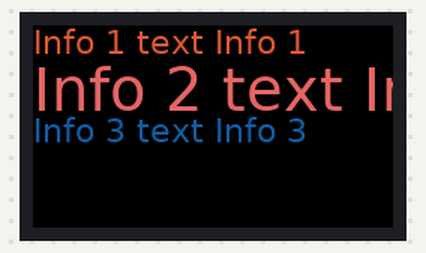
Recording of a program running on a simulated Raspberry Pi (BCM pin numbers). Parts: 240×135 colour display. At 0.1 s the program stops and its outputs stay as they are.

Above: at 0.1 s.

The program:

test-draw_st7789.py
```python
#drawing on st7789 test
from PIL import Image, ImageDraw, ImageFont
import adafruit_rgb_display.st7789 as st7789
import board
import digitalio

def displaysettup():
    """Configuration for CS and DC pins (these are FeatherWing defaults on M0/M4)"""
    cs_pin = digitalio.DigitalInOut(board.CE0)
    dc_pin = digitalio.DigitalInOut(board.D25)
    reset_pin = None

    # Config for display baudrate (default max is 24mhz):
    BAUDRATE = 64000000

    # Setup SPI bus using hardware SPI:
    spi = board.SPI()

    # Create the ST7789 display:
    disp = st7789.ST7789(spi, cs=cs_pin, dc=dc_pin, rst=reset_pin, baudrate=BAUDRATE,
                         width=135, height=240, x_offset=53, y_offset=40)
    return disp

disp = displaysettup()


def clearimage(disp, landscape='no'):
    if landscape == 'no':
        height = disp.width   # swap height/width to rotate to landscape
        width = disp.height
    else:
        height = disp.height   # swap height/width to rotate to landscape
        width = disp.width

    rotation = 90
    image = Image.new('RGB', (width, height))
    draw = ImageDraw.Draw(image)

    #Drawing the balck rectangle and displaying it
    draw.rectangle((0, 0, disp.width, disp.height), outline=0, fill=(0, 0, 0))
    disp.image(image, rotation)

clearimage(disp)

def displaywrite(disp, infos_dic, landscape='no'):
    #x and y starting positions
    x = 0
    y = -2

    if landscape == 'no':
        height = disp.width   # swap height/width to rotate to landscape
        width = disp.height
    else:
        height = disp.height   # swap height/width to rotate to landscape
        width = disp.width

    rotation = 90
    image = Image.new('RGB', (width, height))
    draw = ImageDraw.Draw(image)

    for info,text in infos_dic.items():
        draw.text((x, y), f"{text[0]} {info}", font=text[2], fill=text[1])
        y += text[2].getsize(info)[1]


    disp.image(image, rotation)

font = ImageFont.truetype('/usr/share/fonts/truetype/dejavu/DejaVuSans.ttf', 22)
font2 = ImageFont.truetype('/usr/share/fonts/truetype/dejavu/DejaVuSans.ttf', 40)

infosdic = {
    "Info 1":["Info 1 text", "#D85930", font],
    "Info 2":["Info 2 text", "#E06565", font2] ,
    "Info 3":["Info 3 text", "#145FA7", font],
    }

displaywrite(disp, infosdic)
```
